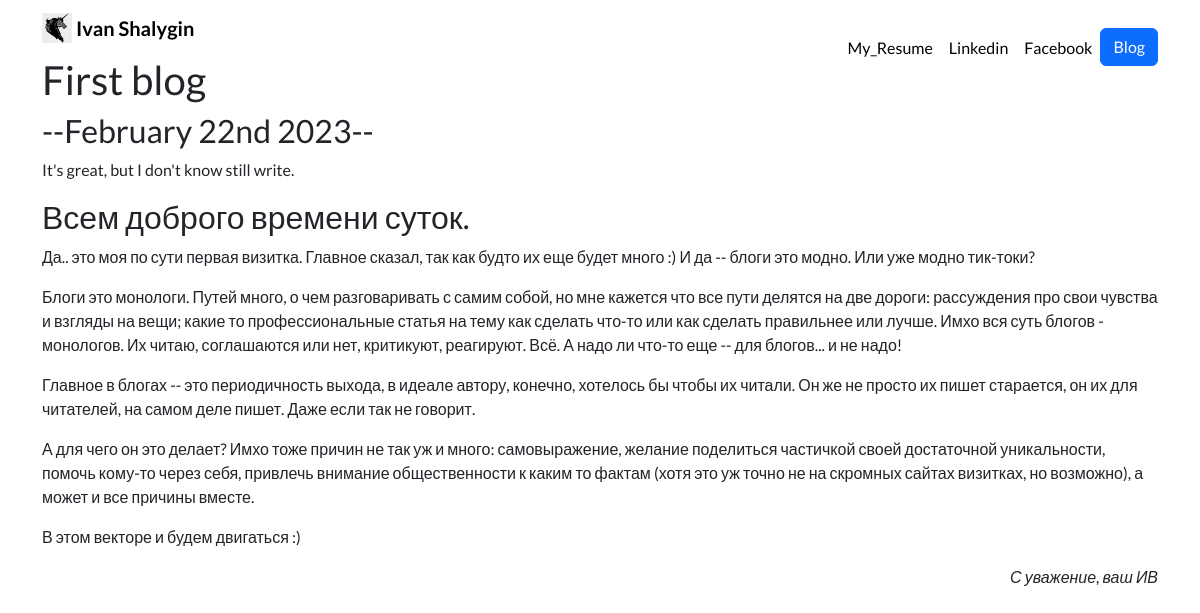
Page /blog/1/ on the committed database.
### blog/models.py (models this page shows, shortened)
class Blog(models.Model):
    title = models.CharField(max_length=200)
    data_post = models.DateField()
    discripton = models.TextField()

### blog/views.py (the view)
# urls.py: path('<int:blog_id>/', views.detail, name='detail'),
def detail(request, blog_id):
    blog = get_object_or_404(Blog, pk=blog_id)
    return render(request, 'blog/detail.html', {'blog': blog})

### blog/templates/blog/detail.html
{% extends 'portfolio/base.html' %}
{% block content %}
    <h1>{{ blog.title }}</h1>
    <h2>--{{ blog.data_post|date:'F jS Y' }}--</h2>
    {{ blog.discripton|safe }}
{% endblock %}

### portfolio/static/portfolio/custom.css (style rules this page uses)
body { font-family: 'Lato', sans-serif; }

### rows in the picture
Blog: title "First blog", data_post "February 22nd 2023", discripton "It's great, but I don't know still write. Всем доброго времени суток. Да.. это моя по сути первая визитка. Главное сказал, так как будто их еще будет много :) И да -- блоги это модно. Или уже модно тик-токи? Блоги это монологи. Путей много, о чем разговаривать с самим собой, но мне кажется что все пути делятся на две дороги: рассуждения про свои чувства и взгляды на вещи; какие то профессиональные статья на тему как сделать что-то или как сделать правильнее или лучше. Имхо вся суть блогов - монологов. Их читаю, соглашаются или нет, критикуют, реагируют. Всё. А надо ли что-то еще -- для блогов... и не надо! Главное в блогах -- это периодичность выхода, в идеале автору, конечно, хотелось бы…"
